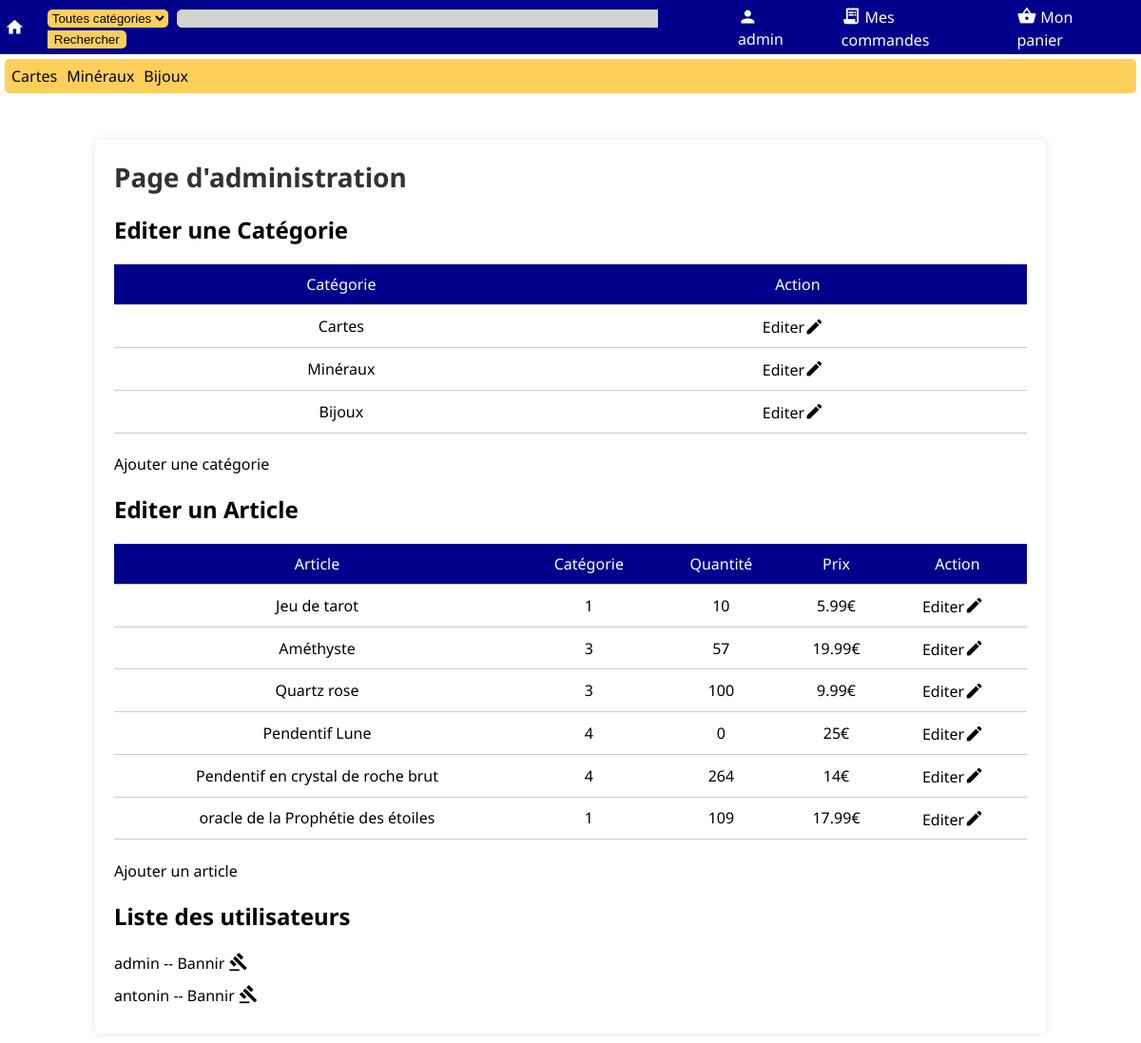
The app's page /admin.php (signed in) with its own data.
### tables this page shows
CREATE TABLE Categories (
    idCat INTEGER PRIMARY KEY AUTOINCREMENT,
    titre TEXT NOT NULL,
    b64img TEXT NOT NULL
);

CREATE TABLE Articles (
    idProd INTEGER PRIMARY KEY AUTOINCREMENT,
    nom TEXT NOT NULL,
    quantite INTEGER NOT NULL,
    prix REAL NOT NULL,
    description TEXT NOT NULL,
    b64img TEXT,
    idCat INTEGER NOT NULL, mime TEXT,
    FOREIGN KEY (idCat) REFERENCES Categories (idCat)
);

CREATE TABLE Utilisateurs (
    idUser INTEGER PRIMARY KEY AUTOINCREMENT,
    username TEXT NOT NULL,
    mail TEXT NOT NULL,
    password TEXT NOT NULL
, droits INTEGER);

### admin.php (the view, shortened to what this page needs)
<?php
$db = new MyDB();
?>
<!DOCTYPE html>
<html>
<head>
	<link rel="stylesheet" type="text/css" href="res/admin.css">
	<link rel="stylesheet" type="text/css" href="res/font.css">
<?php
include('nav.php');
?>
	<div class="container">
		<h1>Page d'administration</h1>
        <h2>Editer une Catégorie</h2>
		<table>
			<thead>
				<tr>
					<th>Catégorie</th>
					<th>Action</th>
				</tr>
			</thead>
			<tbody>
<?php
$categories = $db->query("SELECT * FROM Categories;");
while ($donnees=$categories->fetchArray()) {
    echo '<tr>';
    echo '<td>'.$donnees['titre'].'</td>';
    echo '<td>';
    echo '<a class="admin_link" href="edit_cat.php?cat='.$donnees['idCat'].'">';
    echo '<span class="edit_text">Editer</span>';
    echo '<span class="material-icons" style="display: inline-block; vertical-align: middle;">edit</span>';
    echo '</a>';
    echo '</td>';
    echo '</tr>';
}
?>
			</tbody>
		</table>
        <a class="admin_link edit_text" href="add_cat.php">Ajouter une catégorie</a>
		<h2>Editer un Article</h2>
		<table>
			<thead>
				<tr>
					<th>Article</th>
					<th>Catégorie</th>
					<th>Quantité</th>
					<th>Prix</th>
					<th>Action</th>
				</tr>
			</thead>
			<tbody>
<?php
$articles = $db->query("SELECT * FROM Articles");
while ($donnees=$articles->fetchArray()) {
    echo '<tr>';
    echo '<td>'.$donnees['nom'].'</td>';
    echo '<td>'.$donnees['idCat'].'</td>';
    echo '<td>'.$donnees['quantite'].'</td>';
    echo '<td>'.$donnees['prix'].'€</td>';
    echo '<td>';
    echo '<a class="admin_link" href="edit_article.php?id='.$donnees['idProd'].'">';
    echo '<span class="edit_text">Editer</span>';
    echo '<span class="material-icons" style="display: inline-block; vertical-align: middle;">edit</span>';
    echo '</a>';
    echo '</td>';
    echo '</tr>';
}
?>
			</tbody>
		</table>
        <a class="admin_link edit_text" href="add_article.php">Ajouter un article</a>
		<h2>Liste des utilisateurs</h2>
		<ul>
<?php
$users = $db->query("SELECT * FROM Utilisateurs");
while ($donnees=$users->fetchArray()) {
    echo '<li>';
    echo '<a class="admin_link" href="ban_user.php?id='.$donnees['idUser'].'">';
    echo '<span style="vertical-align: middle;">'.$donnees['username'].' -- </span>';
    echo '<span class="edit_text">Bannir </span>';
    echo '<span class="material-icons" style="display: inline-block; vertical-align: middle;">gavel</span>';
    echo '</a>';
    echo '</li>';
}
?>
		</ul>
	</div>
</body>
</html>

### nav.php (shortened to what this page needs)
<link rel="stylesheet" href="res/nav.css">
</head>
<body>
<nav>
    <div class='topbar'>
        <a class='logo' href='index.php'>
            <span class="material-icons">home</span>
        </a>
        <form method='GET' action='search.php' class='form_bar'>
            <select name="cat" class="sel_cat">
                <option value="0">Toutes catégories</option>
<?php
$db_nav = new MyDB();
?>
            </select>
            <input type='text' class='searchbar' name='query' <?php echo isset($_GET['query']) ? 'value="'.$_GET['query'].'"' : '';?>><input type='submit' class='submitsearch' value='Rechercher'>
        </form>
        <a class='bar_elt' href='login.php'>
        <span class="material-icons">person</span><span class='valign-link'><?php echo isset($_SESSION['username']) ? $_SESSION['username'] : "Mon compte"; ?></span>
        </a>
        <a class='bar_elt' href='command.php'>
            <span class="material-icons">receipt_long</span><span class='valign-link'>Mes commandes</span>
        </a>
        <a class='bar_elt' href='panier.php'>
            <span class="material-icons">shopping_basket</span><span class='valign-link'>Mon panier</span>
        </a>
    </div>
    <div class='cat_bar'>
<?php
$req_nav = 'SELECT * FROM Categories';
$reponse_nav = $db_nav->query($req_nav);
while ($donnees=$reponse_nav->fetchArray())
{
    echo '<a href="search.php?cat='.$donnees['idCat'].'" class="item_cat_bar">'.$donnees['titre'].'</a>';
}
?>
    </div>
</nav>

### res/admin.css (style rules this page uses)
body { margin: 10px; }
.container { margin: 0 auto; padding: 20px; max-width: 960px; background-color: #fff; box-shadow: 0 0 10px rgba(0,0,0,.1); border-radius: 5px; margin-top: 5%; }
h1 { margin-top: 0; margin-bottom: 20px; font-size: 28px; color: #333; }
table { width: 100%; border-collapse: collapse; margin-bottom: 20px; }
th, td { padding: 10px; text-align: center; border-bottom: 1px solid #ccc; }
th { background-color: darkblue; color: #fff; font-weight: normal; text-align: center; }
td:last-child { text-align: center; }
.admin_link { text-decoration: none; color: black; vertical-align: center; margin-right: 5px; }
.edit_text { vertical-align: middle; }
ul { list-style: none; padding: 0; margin: 0; }
li { margin-bottom: 10px; }

### res/nav.css (style rules this page uses)
nav { margin: -10px; }
.searchbar { border: 1px solid lightgray; border-radius: 5px 0 0 5px; margin-right: 0; background-color: lightgray; width: 500px; }
.topbar { padding: 5px; background-color: darkblue; display: flex; flex-direction: flex; justify-content: center; align-items: center; }
.cat_bar { background-color: #ffcf5c; margin: 5px; border-radius: 5px; padding: 7px; }
.item_cat_bar { color: black; text-decoration: none; width: 10px; margin-right: 10px; }
.submitsearch { margin-left: 0; background-color: #ffcf5c; border: 1px solid transparent; border-radius: 0 5px 5px 0; }
.sel_cat { background-color: #ffcf5c; border: 1px solid transparent; border-radius: 5px 5px 5px 5px; margin-right: 5px; }
.logo { color: white; text-decoration: none; }
.form_bar { display: inline-block; margin-left: 20px; margin-right: 20px; }
.bar_elt { color: white; margin-left: 20px; margin-right: 20px; align-items: center; text-decoration: none; }
.material-icons { vertical-align: middle; margin-right: 4px; font-size: 1.3em; }
.valign-link { vertical-align: middle; text-decoration: none; }

### records on screen
categories: titre "Cartes"
categories: titre "Minéraux"
categories: titre "Bijoux"
articles: nom "Jeu de tarot", idCat "1", quantite "10", prix "5.99"
articles: nom "Améthyste", idCat "3", quantite "57", prix "19.99"
articles: nom "Quartz rose", idCat "3", quantite "100", prix "9.99"
articles: nom "Pendentif Lune", idCat "4", quantite "0", prix "25"
articles: nom "Pendentif en crystal de roche brut", idCat "4", quantite "264", prix "14"
articles: nom "oracle de la Prophétie des étoiles", idCat "1", quantite "109", prix "17.99"
utilisateurs: username "admin"
utilisateurs: username "antonin"

### other values on screen
$_SESSION['username'] "admin"
